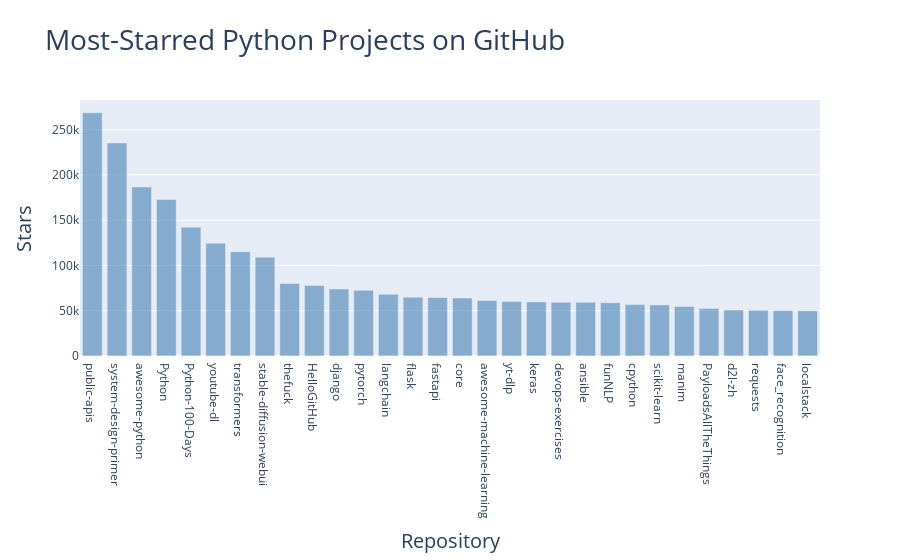

The cell this chart's notebook holds for it:
### Markdown cell above
### 添加可单击的链接

### Code cell
repo_links, stars, hover_texts = [], [], []
for repo_dict in repo_dicts:
    # Turn repo names into active links.
    repo_name = repo_dict['name']
    repo_url = repo_dict['html_url']
    repo_link = f"<a href='{repo_url}'>{repo_name}</a>"
    repo_links.append(repo_link)

    stars.append(repo_dict['stargazers_count'])

    # Build hover texts.
    owner = repo_dict['owner']['login']
    description = repo_dict['description']
    hover_text = f"{owner}<br />{description}"
    hover_texts.append(hover_text)

# Make visualization.
title = "Most-Starred Python Projects on GitHub"
labels = {'x': 'Repository', 'y': 'Stars'}
fig = px.bar(x=repo_links, y=stars, title=title, labels=labels,
        hover_name=hover_texts)

fig.update_layout(title_font_size=28, xaxis_title_font_size=20,
        yaxis_title_font_size=20)

# 定制标记的颜色
fig.update_traces(marker_color='SteelBlue', marker_opacity=0.6)

fig.show()

### Figure 1 — Plotly figure (JSON) as saved in the notebook; plotly's stock layout.template omitted (floating-point values rounded to 4 significant figures)
{"data": [{"alignmentgroup": "True", "hovertemplate": "<b>%{hovertext}</b><br><br>Repository=%{x}<br>Stars=%{y}<extra></extra>", "hovertext": ["public-apis<br />A collective list of free APIs", "donnemartin<br />Learn how to design large-scale systems. Prep for the system design interview.  Includes Anki flashcards.", "vinta<br />A curated list of awesome Python frameworks, libraries, software and resources", "TheAlgorithms<br />All Algorithms implemented in Python", "jackfrued<br />Python - 100天从新手到大师", "ytdl-org<br />Command-line program to download videos from YouTube.com and other video sites", "huggingface<br />🤗 Transformers: State-of-the-art Machine Learning for Pytorch, TensorFlow, and JAX.", "AUTOMATIC1111<br />Stable Diffusion web UI", "nvbn<br />Magnificent app which corrects your previous console command.", "521xueweihan<br />:octocat: 分享 GitHub 上有趣、入门级的开源项目。Share interesting, entry-level open source projects on GitHub.", "django<br />The Web framework for perfectionists with deadlines.", "pytorch<br />Tensors and Dynamic neural networks in Python with strong GPU acceleration", "langchain-ai<br />⚡ Building applications with LLMs through composability ⚡", "pallets<br />The Python micro framework for building web applications.", "tiangolo<br />FastAPI framework, high performance, easy to learn, fast to code, ready for production", "home-assistant<br />:house_with_garden: Open source home automation that puts local control and privacy first.", "josephmisiti<br />A curated list of awesome Machine Learning frameworks, libraries and software.", "yt-dlp<br />A youtube-dl fork with additional features and fixes", "keras-team<br />Deep Learning for humans", "bregman-arie<br />Linux, Jenkins, AWS, SRE, Prometheus, Docker, Python, Ansible, Git, Kubernetes, Terraform, OpenStack, SQL, NoSQL, Azure, GCP, DNS, Elastic, Network, Virtualization. DevOps Interview Questions", "ansible<br />Ansible is a radically simple IT automation platform that makes your applications and systems easier to deploy and maintain. Automate everything from code deployment to network configuration to cloud management, in a language that approaches plain English, using SSH, with no agents to install on remote systems. https://docs.ansible.com.", "fighting41love<br />中英文敏感词、语言检测、中外手机/电话归属地/运营商查询、名字推断性别、手机号抽取、身份证抽取、邮箱抽取、中日文人名库、中文缩写库、拆字词典、词汇情感值、停用词、反动词表、暴恐词表、繁简体转换、英文模拟中文发音、汪峰歌词生成器、职业名称词库、同义词库、反义词库、否定词库、汽车品牌词库、汽车零件词库、连续英文切割、各种中文词向量、公司名字大全、古诗词库、IT词库、财经词库、成语词库、地名词库、历史名人词库、诗词词库、医学词库、饮食词库、法律词库、汽车词库、动物词库、中文聊天语料、中文谣言数据、百度中文问答数据集、句子相似度匹配算法集合、bert资源、文本生成&摘要相关工具、cocoNLP信息抽取工具、国内电话号码正则匹配、清华大学XLORE:中英文跨语言百科知识图谱、清华大学人工智能技术系列报告、自然语言生成、NLU太难了系列、自动对联数据及机器人、用户名黑名单列表、罪名法务名词及分类模型、微信公众号语料、cs224n深度学习自然语言处理课程、中文手写汉字识别、中文自然语言处理 语料/数据集、变量命名神器、分词语料库+代码、任务型对话英文数据集、ASR 语音数据集 + 基于深度学习的中文语音识别系统、笑声检测器、Microsoft多语言数字/单位/如日期时间识别包、中华新华字典数据库及api(包括常用歇后语、成语、词语和汉字)、文档图谱自动生成、SpaCy 中文模型、Common Voice语音识别数据集新版、神经网络关系抽取、基于bert的命名实体识别、关键词(Keyphrase)抽取包pke、基于医疗领域知识图谱的问答系统、基于依存句法与语义角色标注的事件三元组抽取、依存句法分析4万句高质量标注数据、cnocr：用来做中文OCR的Python3包、中文人物关系知识图谱项目、中文nlp竞赛项目及代码汇总、中文字符数据、speech-aligner: 从“人声语音”及其“语言文本”产生音素级别时间对齐标注的工具、AmpliGraph: 知识图谱表示学习(Python)库：知识图谱概念链接预测、Scattertext 文本可视化(python)、语言/知识表示工具：BERT & ERNIE、中文对比英文自然语言处理NLP的区别综述、Synonyms中文近义词工具包、HarvestText领域自适应文本挖掘工具（新词发现-情感分析-实体链接等）、word2word：(Python)方便易用的多语言词-词对集：62种语言/3,564个多语言对、语音识别语料生成工具：从具有音频/字幕的在线视频创建自动语音识别(ASR)语料库、构建医疗实体识别的模型（包含词典和语料标注）、单文档非监督的关键词抽取、Kashgari中使用gpt-2语言模型、开源的金融投资数据提取工具、文本自动摘要库TextTeaser: 仅支持英文、人民日报语料处理工具集、一些关于自然语言的基本模型、基于14W歌曲知识库的问答尝试--功能包括歌词接龙and已知歌词找歌曲以及歌曲歌手歌词三角关系的问答、基于Siamese bilstm模型的相似句子判定模型并提供训练数据集和测试数据集、用Transformer编解码模型实现的根据Hacker News文章标题自动生成评论、用BERT进行序列标记和文本分类的模板代码、LitBank：NLP数据集——支持自然语言处理和计算人文学科任务的100部带标记英文小说语料、百度开源的基准信息抽取系统、虚假新闻数据集、Facebook: LAMA语言模型分析，提供Transformer-XL/BERT/ELMo/GPT预训练语言模型的统一访问接口、CommonsenseQA：面向常识的英文QA挑战、中文知识图谱资料、数据及工具、各大公司内部里大牛分享的技术文档 PDF 或者 PPT、自然语言生成SQL语句（英文）、中文NLP数据增强（EDA）工具、英文NLP数据增强工具 、基于医药知识图谱的智能问答系统、京东商品知识图谱、基于mongodb存储的军事领域知识图谱问答项目、基于远监督的中文关系抽取、语音情感分析、中文ULMFiT-情感分析-文本分类-语料及模型、一个拍照做题程序、世界各国大规模人名库、一个利用有趣中文语料库 qingyun 训练出来的中文聊天机器人、中文聊天机器人seqGAN、省市区镇行政区划数据带拼音标注、教育行业新闻语料库包含自动文摘功能、开放了对话机器人-知识图谱-语义理解-自然语言处理工具及数据、中文知识图谱：基于百度百科中文页面-抽取三元组信息-构建中文知识图谱、masr: 中文语音识别-提供预训练模型-高识别率、Python音频数据增广库、中文全词覆盖BERT及两份阅读理解数据、ConvLab：开源多域端到端对话系统平台、中文自然语言处理数据集、基于最新版本rasa搭建的对话系统、基于TensorFlow和BERT的管道式实体及关系抽取、一个小型的证券知识图谱/知识库、复盘所有NLP比赛的TOP方案、OpenCLaP：多领域开源中文预训练语言模型仓库、UER：基于不同语料+编码器+目标任务的中文预训练模型仓库、中文自然语言处理向量合集、基于金融-司法领域(兼有闲聊性质)的聊天机器人、g2pC：基于上下文的汉语读音自动标记模块、Zincbase 知识图谱构建工具包、诗歌质量评价/细粒度情感诗歌语料库、快速转化「中文数字」和「阿拉伯数字」、百度知道问答语料库、基于知识图谱的问答系统、jieba_fast 加速版的jieba、正则表达式教程、中文阅读理解数据集、基于BERT等最新语言模型的抽取式摘要提取、Python利用深度学习进行文本摘要的综合指南、知识图谱深度学习相关资料整理、维基大规模平行文本语料、StanfordNLP 0.2.0：纯Python版自然语言处理包、NeuralNLP-NeuralClassifier：腾讯开源深度学习文本分类工具、端到端的封闭域对话系统、中文命名实体识别：NeuroNER vs. BertNER、新闻事件线索抽取、2019年百度的三元组抽取比赛：“科学空间队”源码、基于依存句法的开放域文本知识三元组抽取和知识库构建、中文的GPT2训练代码、ML-NLP - 机器学习(Machine Learning)NLP面试中常考到的知识点和代码实现、nlp4han:中文自然语言处理工具集(断句/分词/词性标注/组块/句法分析/语义分析/NER/N元语法/HMM/代词消解/情感分析/拼写检查、XLM：Facebook的跨语言预训练语言模型、用基于BERT的微调和特征提取方法来进行知识图谱百度百科人物词条属性抽取、中文自然语言处理相关的开放任务-数据集-当前最佳结果、CoupletAI - 基于CNN+Bi-LSTM+Attention 的自动对对联系统、抽象知识图谱、MiningZhiDaoQACorpus - 580万百度知道问答数据挖掘项目、brat rapid annotation tool: 序列标注工具、大规模中文知识图谱数据：1.4亿实体、数据增强在机器翻译及其他nlp任务中的应用及效果、allennlp阅读理解:支持多种数据和模型、PDF表格数据提取工具 、 Graphbrain：AI开源软件库和科研工具，目的是促进自动意义提取和文本理解以及知识的探索和推断、简历自动筛选系统、基于命名实体识别的简历自动摘要、中文语言理解测评基准，包括代表性的数据集&基准模型&语料库&排行榜、树洞 OCR 文字识别 、从包含表格的扫描图片中识别表格和文字、语声迁移、Python口语自然语言处理工具集(英文)、 similarity：相似度计算工具包，java编写、海量中文预训练ALBERT模型 、Transformers 2.0 、基于大规模音频数据集Audioset的音频增强 、Poplar：网页版自然语言标注工具、图片文字去除，可用于漫画翻译 、186种语言的数字叫法库、Amazon发布基于知识的人-人开放领域对话数据集 、中文文本纠错模块代码、繁简体转换 、 Python实现的多种文本可读性评价指标、类似于人名/地名/组织机构名的命名体识别数据集 、东南大学《知识图谱》研究生课程(资料)、. 英文拼写检查库 、 wwsearch是企业微信后台自研的全文检索引擎、CHAMELEON：深度学习新闻推荐系统元架构 、 8篇论文梳理BERT相关模型进展与反思、DocSearch：免费文档搜索引擎、 LIDA：轻量交互式对话标注工具 、aili - the fastest in-memory index in the East 东半球最快并发索引 、知识图谱车音工作项目、自然语言生成资源大全 、中日韩分词库mecab的Python接口库、中文文本摘要/关键词提取、汉字字符特征提取器 (featurizer)，提取汉字的特征（发音特征、字形特征）用做深度学习的特征、中文生成任务基准测评 、中文缩写数据集、中文任务基准测评 - 代表性的数据集-基准(预训练)模型-语料库-baseline-工具包-排行榜、PySS3：面向可解释AI的SS3文本分类器机器可视化工具 、中文NLP数据集列表、COPE - 格律诗编辑程序、doccano：基于网页的开源协同多语言文本标注工具 、PreNLP：自然语言预处理库、简单的简历解析器，用来从简历中提取关键信息、用于中文闲聊的GPT2模型：GPT2-chitchat、基于检索聊天机器人多轮响应选择相关资源列表(Leaderboards、Datasets、Papers)、(Colab)抽象文本摘要实现集锦(教程 、词语拼音数据、高效模糊搜索工具、NLP数据增广资源集、微软对话机器人框架 、 GitHub Typo Corpus：大规模GitHub多语言拼写错误/语法错误数据集、TextCluster：短文本聚类预处理模块 Short text cluster、面向语音识别的中文文本规范化、BLINK：最先进的实体链接库、BertPunc：基于BERT的最先进标点修复模型、Tokenizer：快速、可定制的文本词条化库、中文语言理解测评基准，包括代表性的数据集、基准(预训练)模型、语料库、排行榜、spaCy 医学文本挖掘与信息提取 、 NLP任务示例项目代码集、 python拼写检查库、chatbot-list - 行业内关于智能客服、聊天机器人的应用和架构、算法分享和介绍、语音质量评价指标(MOSNet, BSSEval, STOI, PESQ, SRMR)、 用138GB语料训练的法文RoBERTa预训练语言模型 、BERT-NER-Pytorch：三种不同模式的BERT中文NER实验、无道词典 - 有道词典的命令行版本，支持英汉互查和在线查询、2019年NLP亮点回顾、 Chinese medical dialogue data 中文医疗对话数据集 、最好的汉字数字(中文数字)-阿拉伯数字转换工具、 基于百科知识库的中文词语多词义/义项获取与特定句子词语语义消歧、awesome-nlp-sentiment-analysis - 情感分析、情绪原因识别、评价对象和评价词抽取、LineFlow：面向所有深度学习框架的NLP数据高效加载器、中文医学NLP公开资源整理 、MedQuAD：(英文)医学问答数据集、将自然语言数字串解析转换为整数和浮点数、Transfer Learning in Natural Language Processing (NLP) 、面向语音识别的中文/英文发音辞典、Tokenizers：注重性能与多功能性的最先进分词器、CLUENER 细粒度命名实体识别 Fine Grained Named Entity Recognition、 基于BERT的中文命名实体识别、中文谣言数据库、NLP数据集/基准任务大列表、nlp相关的一些论文及代码, 包括主题模型、词向量(Word Embedding)、命名实体识别(NER)、文本分类(Text Classificatin)、文本生成(Text Generation)、文本相似性(Text Similarity)计算等，涉及到各种与nlp相关的算法，基于keras和tensorflow 、Python文本挖掘/NLP实战示例、 Blackstone：面向非结构化法律文本的spaCy pipeline和NLP模型通过同义词替换实现文本“变脸” 、中文 预训练 ELECTREA 模型: 基于对抗学习 pretrain Chinese Model 、albert-chinese-ner - 用预训练语言模型ALBERT做中文NER 、基于GPT2的特定主题文本生成/文本增广、开源预训练语言模型合集、多语言句向量包、编码、标记和实现：一种可控高效的文本生成方法、 英文脏话大列表 、attnvis：GPT2、BERT等transformer语言模型注意力交互可视化、CoVoST：Facebook发布的多语种语音-文本翻译语料库，包括11种语言(法语、德语、荷兰语、俄语、西班牙语、意大利语、土耳其语、波斯语、瑞典语、蒙古语和中文)的语音、文字转录及英文译文、Jiagu自然语言处理工具 - 以BiLSTM等模型为基础，提供知识图谱关系抽取 中文分词 词性标注 命名实体识别 情感分析 新词发现 关键词 文本摘要 文本聚类等功能、用unet实现对文档表格的自动检测，表格重建、NLP事件提取文献资源列表 、 金融领域自然语言处理研究资源大列表、CLUEDatasetSearch - 中英文NLP数据集：搜索所有中文NLP数据集，附常用英文NLP数据集 、medical_NER - 中文医学知识图谱命名实体识别 、(哈佛)讲因果推理的免费书、知识图谱相关学习资料/数据集/工具资源大列表、Forte：灵活强大的自然语言处理pipeline工具集 、Python字符串相似性算法库、PyLaia：面向手写文档分析的深度学习工具包、TextFooler：针对文本分类/推理的对抗文本生成模块、Haystack：灵活、强大的可扩展问答(QA)框架、中文关键短语抽取工具", "python<br />The Python programming language", "scikit-learn<br />scikit-learn: machine learning in Python", "3b1b<br />Animation engine for explanatory math videos", "swisskyrepo<br />A list of useful payloads and bypass for Web Application Security and Pentest/CTF", "d2l-ai<br />《动手学深度学习》：面向中文读者、能运行、可讨论。中英文版被70多个国家的500多所大学用于教学。", "psf<br />A simple, yet elegant, HTTP library.", "ageitgey<br />The world's simplest facial recognition api for Python and the command line", "localstack<br />💻 A fully functional local AWS cloud stack. Develop and test your cloud & Serverless apps offline"], "legendgroup": "", "marker": {"color": "SteelBlue", "opacity": 0.6, "pattern": {"shape": ""}}, "name": "", "offsetgroup": "", "orientation": "v", "showlegend": false, "textposition": "auto", "type": "bar", "x": ["<a href='https://github.com/public-apis/public-apis'>public-apis</a>", "<a href='https://github.com/donnemartin/system-design-primer'>system-design-primer</a>", "<a href='https://github.com/vinta/awesome-python'>awesome-python</a>", "<a href='https://github.com/TheAlgorithms/Python'>Python</a>", "<a href='https://github.com/jackfrued/Python-100-Days'>Python-100-Days</a>", "<a href='https://github.com/ytdl-org/youtube-dl'>youtube-dl</a>", "<a href='https://github.com/huggingface/transformers'>transformers</a>", "<a href='https://github.com/AUTOMATIC1111/stable-diffusion-webui'>stable-diffusion-webui</a>", "<a href='https://github.com/nvbn/thefuck'>thefuck</a>", "<a href='https://github.com/521xueweihan/HelloGitHub'>HelloGitHub</a>", "<a href='https://github.com/django/django'>django</a>", "<a href='https://github.com/pytorch/pytorch'>pytorch</a>", "<a href='https://github.com/langchain-ai/langchain'>langchain</a>", "<a href='https://github.com/pallets/flask'>flask</a>", "<a href='https://github.com/tiangolo/fastapi'>fastapi</a>", "<a href='https://github.com/home-assistant/core'>core</a>", "<a href='https://github.com/josephmisiti/awesome-machine-learning'>awesome-machine-learning</a>", "<a href='https://github.com/yt-dlp/yt-dlp'>yt-dlp</a>", "<a href='https://github.com/keras-team/keras'>keras</a>", "<a href='https://github.com/bregman-arie/devops-exercises'>devops-exercises</a>", "<a href='https://github.com/ansible/ansible'>ansible</a>", "<a href='https://github.com/fighting41love/funNLP'>funNLP</a>", "<a href='https://github.com/python/cpython'>cpython</a>", "<a href='https://github.com/scikit-learn/scikit-learn'>scikit-learn</a>", "<a href='https://github.com/3b1b/manim'>manim</a>", "<a href='https://github.com/swisskyrepo/PayloadsAllTheThings'>PayloadsAllTheThings</a>", "<a href='https://github.com/d2l-ai/d2l-zh'>d2l-zh</a>", "<a href='https://github.com/psf/requests'>requests</a>", "<a href='https://github.com/ageitgey/face_recognition'>face_recognition</a>", "<a href='https://github.com/localstack/localstack'>localstack</a>"], "xaxis": "x", "y": [268609, 235277, 186676, 172916, 142177, 124546, 115180, 109169, 80072, 77913, 74006, 72530, 68234, 64929, 64598, 64047, 61360, 60111, 59728, 59456, 59255, 58903, 56755, 56418, 54718, 52576, 50815, 50527, 50190, 49990], "yaxis": "y"}], "layout": {"barmode": "relative", "legend": {"tracegroupgap": 0}, "title": {"font": {"size": 28}, "text": "Most-Starred Python Projects on GitHub"}, "xaxis": {"anchor": "y", "domain": [0, 1], "title": {"font": {"size": 20}, "text": "Repository"}}, "yaxis": {"anchor": "x", "domain": [0, 1], "title": {"font": {"size": 20}, "text": "Stars"}}}}
